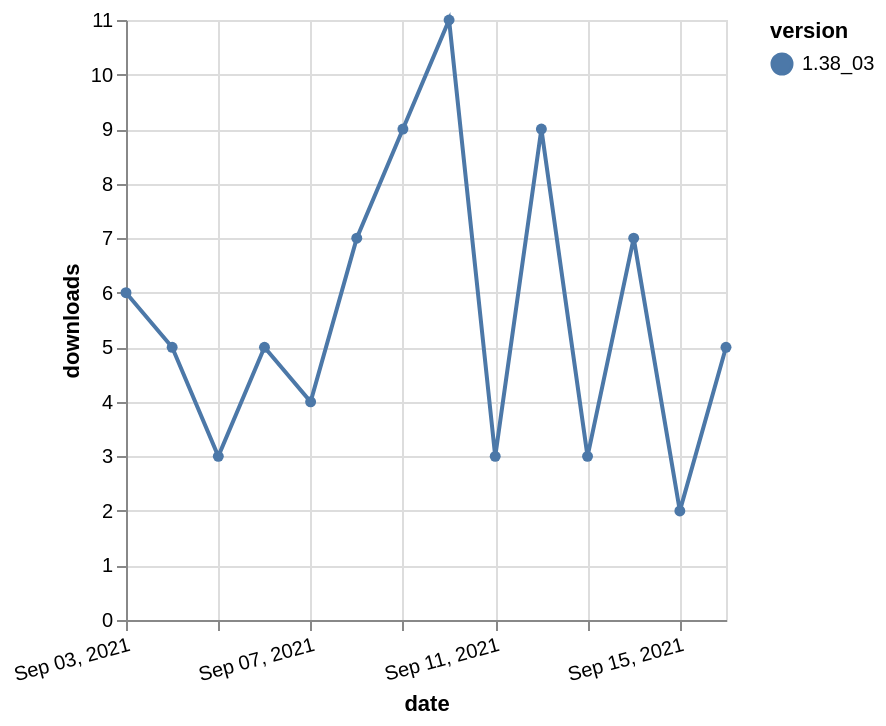

Source (Vega-Lite JSON):
### Vega-Lite specification from a JSON file in a GitHub repository (floating-point values rounded to 4 significant figures)
{"$schema": "https://vega.github.io/schema/vega-lite/v5.json", "description": "A simple bar chart with embedded data.", "data": {"values": [{"date": "2021-09-03", "total": 6309, "delta": 6, "version": "1.38_03"}, {"date": "2021-09-04", "total": 6314, "delta": 5, "version": "1.38_03"}, {"date": "2021-09-05", "total": 6317, "delta": 3, "version": "1.38_03"}, {"date": "2021-09-06", "total": 6322, "delta": 5, "version": "1.38_03"}, {"date": "2021-09-07", "total": 6326, "delta": 4, "version": "1.38_03"}, {"date": "2021-09-08", "total": 6333, "delta": 7, "version": "1.38_03"}, {"date": "2021-09-09", "total": 6342, "delta": 9, "version": "1.38_03"}, {"date": "2021-09-10", "total": 6353, "delta": 11, "version": "1.38_03"}, {"date": "2021-09-11", "total": 6356, "delta": 3, "version": "1.38_03"}, {"date": "2021-09-12", "total": 6365, "delta": 9, "version": "1.38_03"}, {"date": "2021-09-13", "total": 6368, "delta": 3, "version": "1.38_03"}, {"date": "2021-09-14", "total": 6375, "delta": 7, "version": "1.38_03"}, {"date": "2021-09-15", "total": 6377, "delta": 2, "version": "1.38_03"}, {"date": "2021-09-16", "total": 6382, "delta": 5, "version": "1.38_03"}]}, "width": "container", "mark": {"type": "line", "point": {"filled": true}}, "encoding": {"x": {"field": "date", "type": "temporal", "timeUnit": "yearmonthdate", "title": "date", "axis": {"labelAngle": -15}}, "y": {"field": "delta", "type": "quantitative", "title": "downloads"}, "color": {"field": "version", "type": "nominal"}, "tooltip": {"field": "delta"}}}
